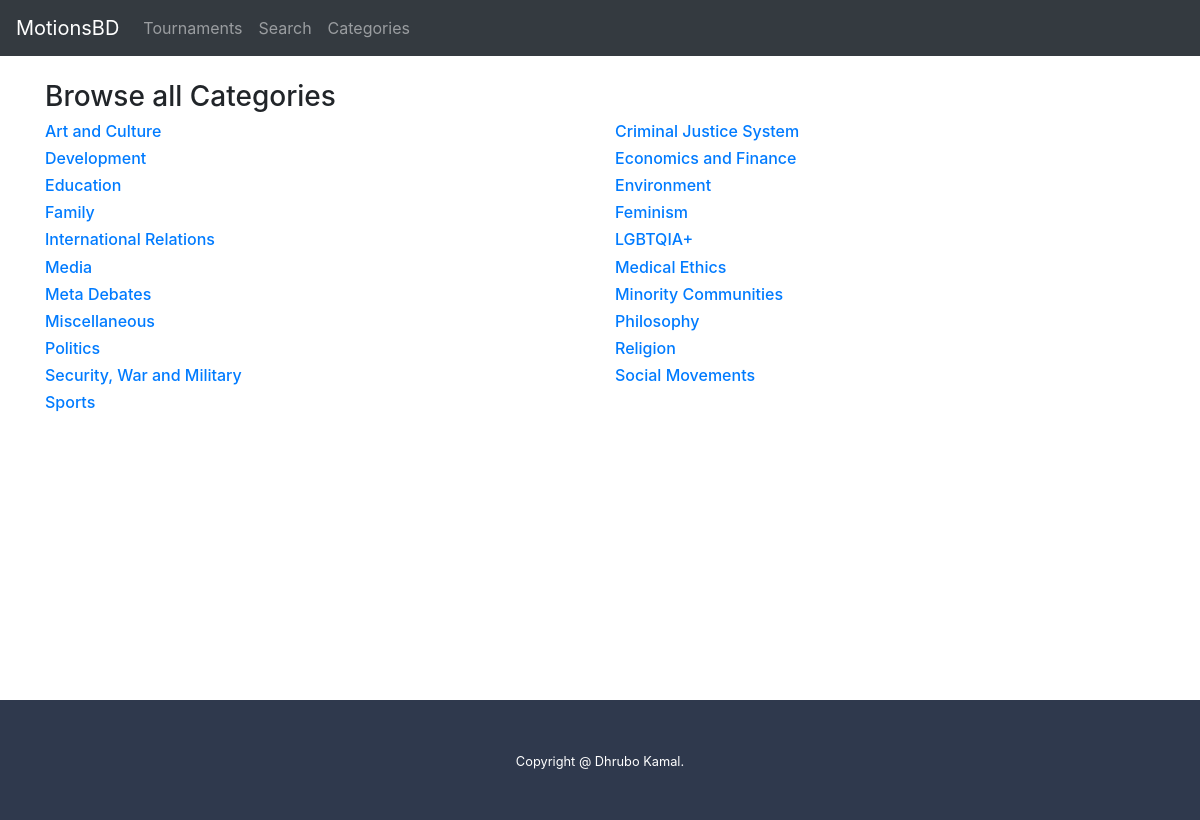
The page /categories on the database its author committed.
### dir/models.py (models this page shows)
class Category(models.Model):
    category_text = models.CharField(max_length=50)
    alt_text = models.CharField(max_length=200, blank=True)
    def __str__(self):
        return self.category_text

### dir/views.py (the view)
# urls.py: path('categories', views.categories, name='categories'),
def categories(request):
    return render(request, 'dir/category.html', {'all_categories': Category.objects.all().order_by('category_text')})

### dir/templates/dir/category.html
{% extends 'dir/base.html' %}
{% block content %}
<h3> Browse all Categories </h3>
<div class='row'>
{% for ctg in all_categories %}
    <div class="col col-md-6 col-sm-12">
    <a href="{% url 'category_all' ctg.pk %}">
        <h6 class=""> {{ ctg }} </h6>
    </a >
    </div>
{% endfor %}
</div>
{% endblock %}

### dir/templates/dir/base.html (style rules this page uses)
a:link { text-decoration: none; }

### rows shown on the page
Category: category_text "Art and Culture"
Category: category_text "Criminal Justice System"
Category: category_text "Development"
Category: category_text "Economics and Finance"
Category: category_text "Education"
Category: category_text "Environment"
Category: category_text "Family"
Category: category_text "Feminism"
Category: category_text "International Relations"
Category: category_text "LGBTQIA+"
Category: category_text "Media"
Category: category_text "Medical Ethics"
Category: category_text "Meta Debates"
Category: category_text "Minority Communities"
Category: category_text "Miscellaneous"
Category: category_text "Philosophy"
Category: category_text "Politics"
Category: category_text "Religion"
Category: category_text "Security, War and Military"
Category: category_text "Social Movements"
Category: category_text "Sports"
